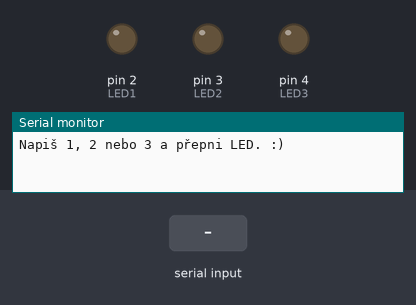
Bench run of a sketch on a simulated Arduino Uno, built with avr-gcc and run on an emulated ATmega328P. Shown: output pins drawn as LEDs (lit = HIGH), the last lines printed to the serial monitor. The inputs (shaded band) are chosen by the test bench.

Above: at 1.2 s.
1.3 s: "1" received over Serial
At 2.3 s:
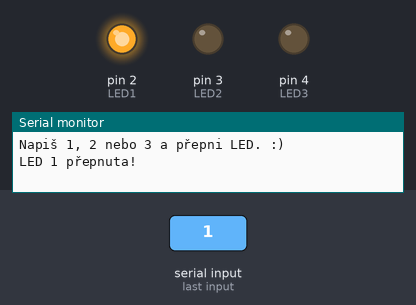
2.8 s: "2" received over Serial
At 3.4 s:
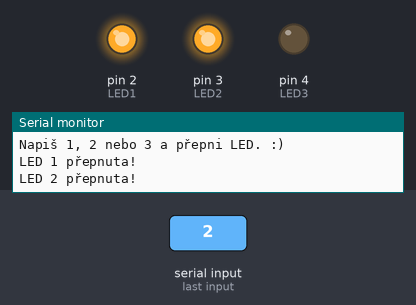
4.3 s: "3" received over Serial
At 5.5 s:
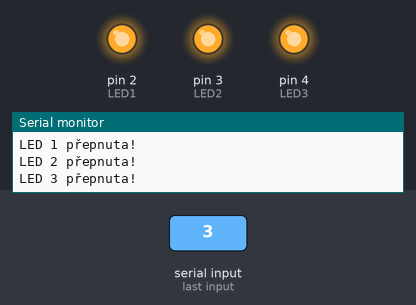
5.8 s: "1" received over Serial
At 6.9 s:
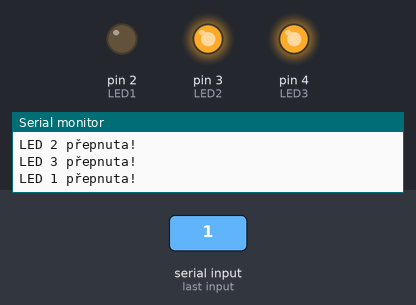
7.3 s: "2" received over Serial
At 8.0 s:
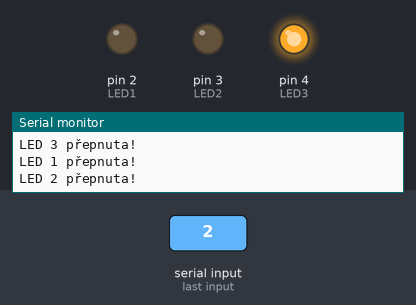
Timing chart, 0 to 9.8 s (numbered marks = the images above; inputs shaded):
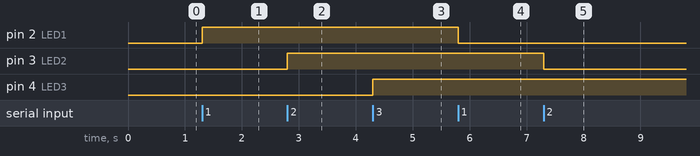

The sketch:

code-elseIf3-switch-multipleLEDsControlSerialMonito.ino
```cpp
/*
🧩 ÚKOLY:
-----------------------------------------------------------
1️⃣ Napiš do Serial Monitoru číslo 1, 2 nebo 3 → příslušná LED se přepne.
2️⃣ Napiš jiné písmeno nebo číslo → Arduino odpoví „ehm, ehm.. nevím co po mně chceš“.
3️⃣ Přidej možnost napsat '0', která všechny LED zhasne.
4️⃣ Přidej výpis, který po každé změně vypíše stav všech LED (např. "LED1: ON, LED2: OFF, LED3: ON").
5️⃣ Vysvětli, jaký rozdíl je mezi if/else if a switch – který kód se ti čte lépe?
-----------------------------------------------------------
*/
const int LED1 = 2;
const int LED2 = 3;
const int LED3 = 4;

int state1 = LOW;
int state2 = LOW;
int state3 = LOW;

void setup() {
  pinMode(LED1, OUTPUT);
  pinMode(LED2, OUTPUT);
  pinMode(LED3, OUTPUT);

  Serial.begin(9600);
  Serial.println("Napiš 1, 2 nebo 3 a přepni LED. :)");
}

void loop() {
  if (Serial.available() > 0) {
    char input = Serial.read();

    switch (input) {
      case '1':
        state1 = !state1;
        digitalWrite(LED1, state1);
        Serial.println("LED 1 přepnuta!");
        break;

      case '2':
        state2 = !state2;
        digitalWrite(LED2, state2);
        Serial.println("LED 2 přepnuta!");
        break;

      case '3':
        state3 = !state3;
        digitalWrite(LED3, state3);
        Serial.println("LED 3 přepnuta!");
        break;

      default:
        Serial.print("ehm, ehm.. nevím co po mně chceš (");
        Serial.print(input);
        Serial.println(" není 1, 2 ani 3)");
        break;
    }
  }
}
```

Measured:
- after the input at 1.3 s, pin 2 (LED1): LOW → HIGH at once
- after the input at 2.8 s, pin 3 (LED2): LOW → HIGH at once
- after the input at 4.3 s, pin 4 (LED3): LOW → HIGH at once
- after the input at 5.8 s, pin 2 (LED1): HIGH → LOW at once
- after the input at 7.3 s, pin 3 (LED2): HIGH → LOW at once
